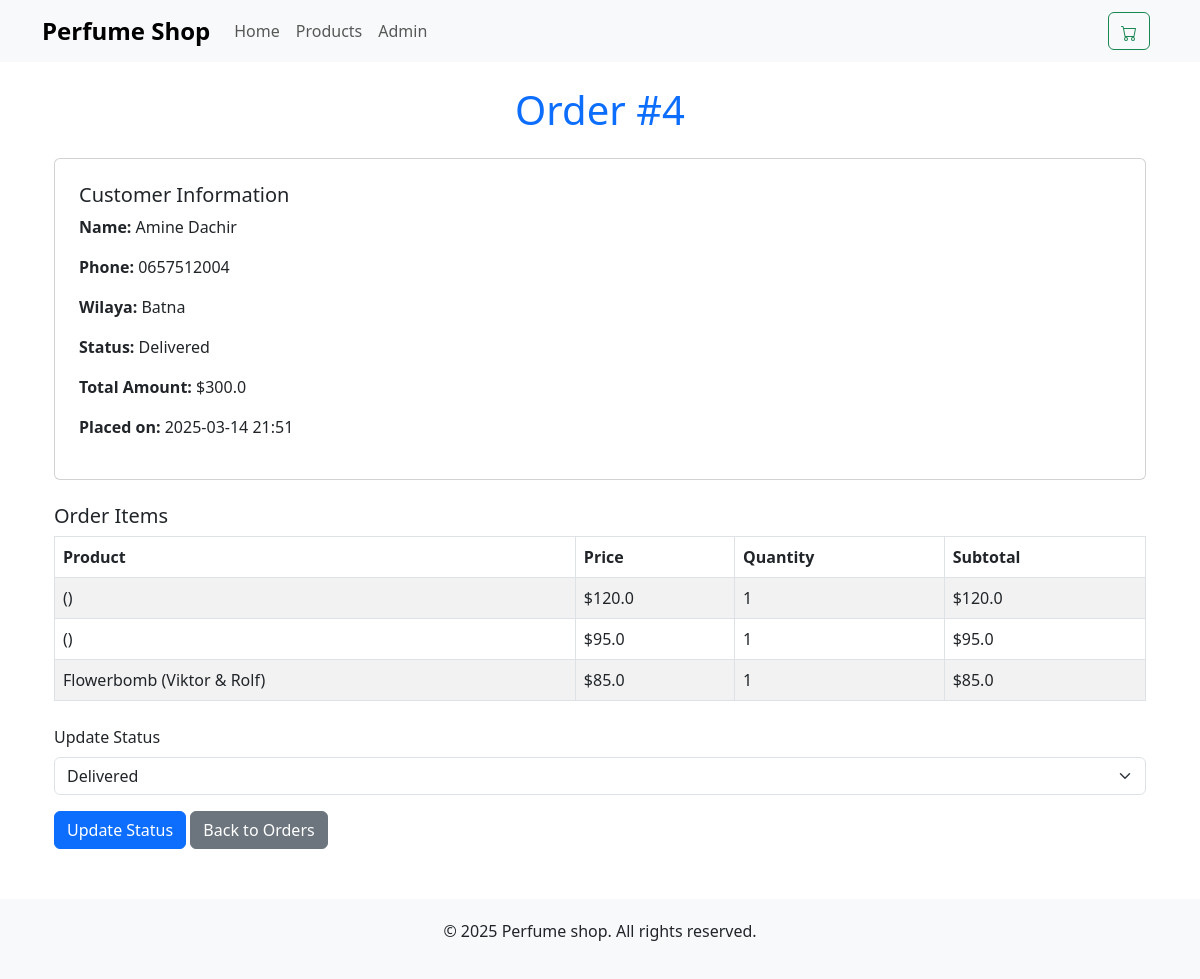
Screenshot of /admin/order/4 (signed in) with the database file from the repository.
### app.py (models this page shows)
class Order(db.Model):
    id = db.Column(db.Integer, primary_key=True)
    first_name = db.Column(db.String(50), nullable=False)
    last_name = db.Column(db.String(50), nullable=False)
    phone_number = db.Column(db.String(20), nullable=False)
    wilaya = db.Column(db.String(50), nullable=False)
    status = db.Column(db.String(20), default="Pending")
    total_amount = db.Column(db.Float, nullable=False)
    created_at = db.Column(db.DateTime, default=datetime.utcnow)

class OrderItem(db.Model):
    id = db.Column(db.Integer, primary_key=True)
    order_id = db.Column(db.Integer, db.ForeignKey('order.id'), nullable=False)
    product_id = db.Column(db.Integer, db.ForeignKey('product.id'), nullable=False)
    quantity = db.Column(db.Integer, nullable=False)
    price = db.Column(db.Float, nullable=False)
    order = db.relationship('Order', backref=db.backref('items', lazy=True))
    product = db.relationship('Product')

class Product(db.Model):
    id = db.Column(db.Integer, primary_key=True)
    name = db.Column(db.String(100), nullable=False)
    brand = db.Column(db.String(100), nullable=False)
    description = db.Column(db.Text, nullable=False)
    price = db.Column(db.Float, nullable=False)
    image_url = db.Column(db.String(200), nullable=False)

### app.py (the view)
@app.route('/admin/order/<int:order_id>')
def admin_order_detail(order_id):
    if not session.get('admin_logged_in'):
        flash('Please login first', 'warning')
        return redirect(url_for('admin_login'))
    order = Order.query.get_or_404(order_id)
    return render_template('admin_order_detail.html', order=order)

### app.py (called while the page is built)
@app.context_processor
def inject_cart_count():
    def get_cart_count():
        cart = session.get('cart', {})
        return sum(item['quantity'] for item in cart.values())
    return dict(get_cart_count=get_cart_count)

### templates/admin_order_detail.html (shortened to what this page needs)
{% extends "base.html" %}
{% block content %}
<div class="container mt-4">
    <h1 class="mb-4 text-center text-primary">Order #{{ order.id }}</h1>
    <div class="card">
        <div class="card-body">
            <h5>Customer Information</h5>
            <p><strong>Name:</strong> {{ order.first_name }} {{ order.last_name }}</p>
            <p><strong>Phone:</strong> {{ order.phone_number }}</p>
            <p><strong>Wilaya:</strong> {{ order.wilaya }}</p>
            <p><strong>Status:</strong> {{ order.status }}</p>
            <p><strong>Total Amount:</strong> ${{ order.total_amount }}</p>
            <p><strong>Placed on:</strong> {{ order.created_at.strftime('%Y-%m-%d %H:%M') }}</p>
        </div>
    </div>
    <div class="mt-4">
        <h5>Order Items</h5>
        <table class="table table-striped table-bordered">
            <thead>
                <tr>
                    <th>Product</th>
                    <th>Price</th>
                    <th>Quantity</th>
                    <th>Subtotal</th>
                </tr>
            </thead>
            <tbody>
                {% for item in order.items %}
                <tr>
                    <td>{{ item.product.name }} ({{ item.product.brand }})</td>
                    <td>${{ item.price }}</td>
                    <td>{{ item.quantity }}</td>
                    <td>${{ item.price * item.quantity }}</td>
                </tr>
                {% endfor %}
            </tbody>
        </table>
    </div>
    <form method="POST" action="{{ url_for('update_order_status', order_id=order.id) }}" class="mt-4">
        <div class="mb-3">
            <label for="status" class="form-label">Update Status</label>
            <select class="form-select" id="status" name="status" required>
                <option value="Delivered" {% if order.status == 'Delivered' %}selected{% endif %}>Delivered</option>
            </select>
        </div>
        <button type="submit" class="btn btn-primary">Update Status</button>
        <a href="{{ url_for('admin_orders') }}" class="btn btn-secondary">Back to Orders</a>
    </form>
</div>
{% endblock %}

### templates/base.html (style rules this page uses)
.card-body { padding: 1.5rem; }

### rows the page displays
Order: id "4", first_name "Amine", last_name "Dachir", phone_number "0657512004", wilaya "Batna", status "Delivered", total_amount "300.0", created_at "2025-03-14 21:51"
OrderItem: price "120.0", quantity "1", item.price*item.quantity "120.0"
OrderItem: price "95.0", quantity "1", item.price*item.quantity "95.0"
OrderItem: product.name "Flowerbomb", product.brand "Viktor & Rolf", price "85.0", quantity "1", item.price*item.quantity "85.0"
